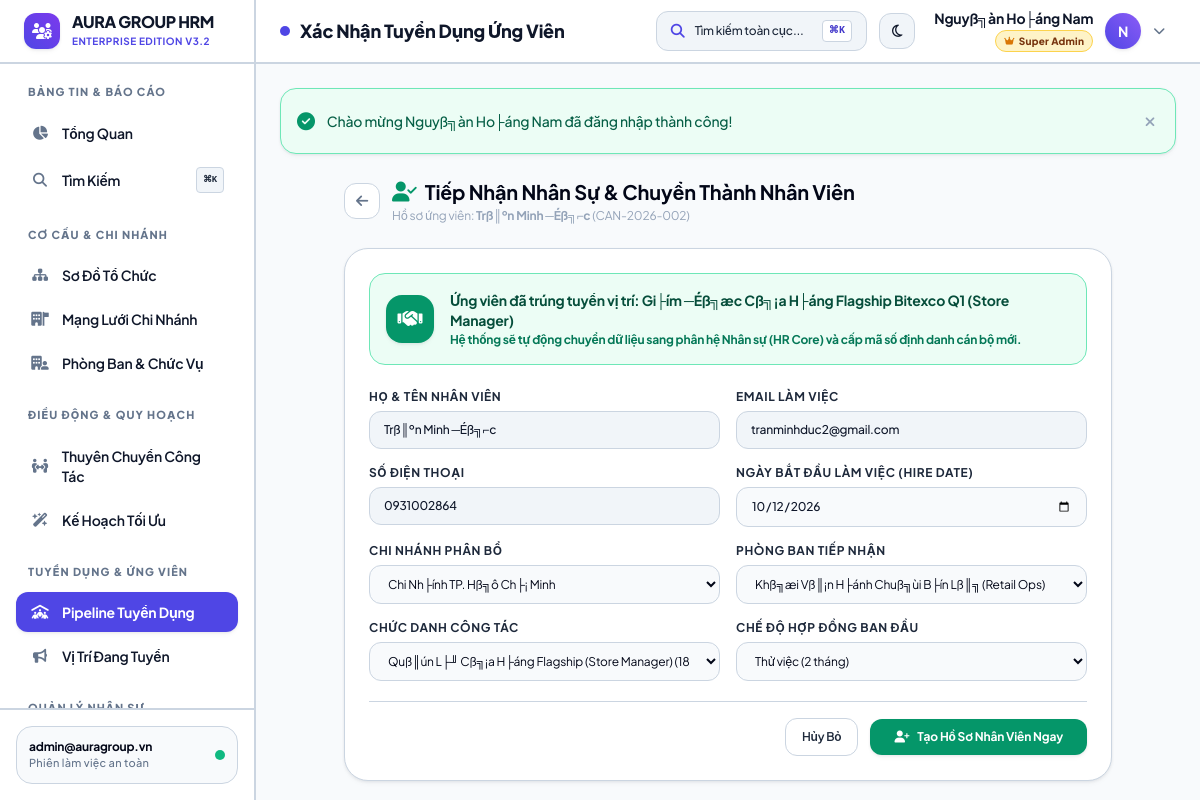
Screenshot of /modules/recruitment/hire.php?id=2 (signed in) with the database file from the repository.
### tables this page shows
CREATE TABLE `candidates` (
  `id` int(11) NOT NULL AUTO_INCREMENT,
  `candidate_code` varchar(50) NOT NULL COMMENT 'M├ú hß╗ô s╞í: UV-YYYY-XXX',
  `job_position_id` int(11) NOT NULL COMMENT 'Vß╗ï tr├¡ ß╗⌐ng tuyß╗ân',
  `fullname` varchar(100) NOT NULL COMMENT 'Hß╗ì v├á t├¬n ß╗⌐ng vi├¬n',
  `email` varchar(100) NOT NULL COMMENT 'Email li├¬n hß╗ç',
  `phone` varchar(20) NOT NULL COMMENT 'Sß╗æ ─æiß╗çn thoß║íi',
  `gender` enum('Nam','Nu','Khac') DEFAULT 'Nam',
  `birth_date` date DEFAULT NULL COMMENT 'Ng├áy sinh',
  `education` varchar(255) DEFAULT NULL COMMENT 'Tr├¼nh ─æß╗Ö hß╗ìc vß║Ñn & chuy├¬n ng├ánh',
  `experience_years` int(11) DEFAULT 0 COMMENT 'Sß╗æ n─âm kinh nghiß╗çm',
  `cv_file` varchar(255) DEFAULT NULL COMMENT 'Tß╗çp CV scan ─æ├¡nh k├¿m',
  `cover_letter` text DEFAULT NULL COMMENT 'Th╞░ xin viß╗çc / ghi ch├║ ß╗⌐ng vi├¬n',
  `source` enum('website','referral','headhunt','job_board','social','other') DEFAULT 'website' COMMENT 'Nguß╗ôn tuyß╗ân dß╗Ñng',
  `stage` enum('applied','screening','interview','offer','hired','rejected') DEFAULT 'applied' COMMENT 'Giai ─æoß║ín trong Pipeline',
  `rating` tinyint(4) DEFAULT 3 COMMENT '─É├ính gi├í n─âng lß╗▒c tß╗½ 1 ─æß║┐n 5 sao',
  `interview_date` datetime DEFAULT NULL COMMENT 'Lß╗ïch hß║╣n phß╗Ång vß║Ñn',
  `interview_notes` text DEFAULT NULL COMMENT 'Bi├¬n bß║ún & nhß║¡n x├⌐t phß╗Ång vß║Ñn',
  `hired_employee_id` int(11) DEFAULT NULL COMMENT 'ID nh├ón vi├¬n khi ─æ├ú chuyß╗ân ─æß╗òi',
  `created_at` timestamp NOT NULL DEFAULT current_timestamp(),
  PRIMARY KEY (`id`),
  UNIQUE KEY `candidate_code` (`candidate_code`),
  KEY `job_position_id` (`job_position_id`),
  KEY `hired_employee_id` (`hired_employee_id`),
  CONSTRAINT `candidates_ibfk_1` FOREIGN KEY (`job_position_id`) REFERENCES `job_positions` (`id`) ON DELETE CASCADE,
  CONSTRAINT `candidates_ibfk_2` FOREIGN KEY (`hired_employee_id`) REFERENCES `employees` (`id`) ON DELETE SET NULL
);

CREATE TABLE `job_positions` (
  `id` int(11) NOT NULL AUTO_INCREMENT,
  `job_code` varchar(50) NOT NULL COMMENT 'M├ú tin: TD-YYYY-XXX',
  `title` varchar(255) NOT NULL COMMENT 'Ti├¬u ─æß╗ü vß╗ï tr├¡ tuyß╗ân dß╗Ñng',
  `department_id` int(11) DEFAULT NULL COMMENT 'Ph├▓ng ban tiß║┐p nhß║¡n',
  `branch_id` int(11) DEFAULT NULL COMMENT 'Chi nh├ính l├ám viß╗çc',
  `position_id` int(11) DEFAULT NULL COMMENT 'Chß╗⌐c danh ─æß╗ïnh ngß║ích',
  `quantity` int(11) DEFAULT 1 COMMENT 'Chß╗ë ti├¬u tuyß╗ân dß╗Ñng',
  `salary_range_min` decimal(15,2) DEFAULT 0.00 COMMENT 'L╞░╞íng tß╗æi thiß╗âu (VN─É)',
  `salary_range_max` decimal(15,2) DEFAULT 0.00 COMMENT 'L╞░╞íng tß╗æi ─æa (VN─É)',
  `requirements` text DEFAULT NULL COMMENT 'Y├¬u cß║ºu n─âng lß╗▒c & kinh nghiß╗çm',
  `description` text DEFAULT NULL COMMENT 'M├┤ tß║ú nhiß╗çm vß╗Ñ c├┤ng viß╗çc',
  `deadline` date DEFAULT NULL COMMENT 'Hß║ín nß╗Öp hß╗ô s╞í',
  `status` enum('open','closed','paused','filled') DEFAULT 'open' COMMENT 'Trß║íng th├íi tin tuyß╗ân',
  `created_by` int(11) DEFAULT NULL COMMENT 'Ng╞░ß╗¥i tß║ío tin',
  `created_at` timestamp NOT NULL DEFAULT current_timestamp(),
  PRIMARY KEY (`id`),
  UNIQUE KEY `job_code` (`job_code`),
  KEY `department_id` (`department_id`),
  KEY `branch_id` (`branch_id`),
  KEY `position_id` (`position_id`),
  KEY `created_by` (`created_by`),
  CONSTRAINT `job_positions_ibfk_1` FOREIGN KEY (`department_id`) REFERENCES `departments` (`id`) ON DELETE SET NULL,
  CONSTRAINT `job_positions_ibfk_2` FOREIGN KEY (`branch_id`) REFERENCES `branches` (`id`) ON DELETE SET NULL,
  CONSTRAINT `job_positions_ibfk_3` FOREIGN KEY (`position_id`) REFERENCES `positions` (`id`) ON DELETE SET NULL,
  CONSTRAINT `job_positions_ibfk_4` FOREIGN KEY (`created_by`) REFERENCES `users` (`id`) ON DELETE SET NULL
);

CREATE TABLE `branches` (
  `id` int(11) NOT NULL AUTO_INCREMENT,
  `code` varchar(20) NOT NULL,
  `name` varchar(150) NOT NULL,
  `address` varchar(255) DEFAULT NULL,
  `phone` varchar(20) DEFAULT NULL,
  `email` varchar(100) DEFAULT NULL,
  `manager_id` int(11) DEFAULT NULL,
  `target_headcount` int(11) DEFAULT 50 COMMENT '─Éß╗ïnh bi├¬n nh├ón sß╗▒ mß╗Ñc ti├¬u',
  `is_headquarter` tinyint(1) DEFAULT 0 COMMENT '1: Trß╗Ñ sß╗ƒ ch├¡nh, 0: Chi nh├ính',
  `status` enum('active','inactive') DEFAULT 'active',
  `notes` text DEFAULT NULL,
  `created_at` timestamp NOT NULL DEFAULT current_timestamp(),
  PRIMARY KEY (`id`),
  UNIQUE KEY `code` (`code`)
);

CREATE TABLE `departments` (
  `id` int(11) NOT NULL AUTO_INCREMENT,
  `name` varchar(100) NOT NULL,
  `code` varchar(20) NOT NULL,
  `description` text DEFAULT NULL,
  `target_headcount` int(11) DEFAULT 10 COMMENT '─Éß╗ïnh bi├¬n nh├ón sß╗▒ ph├▓ng ban',
  `branch_id` int(11) DEFAULT 1,
  `parent_id` int(11) DEFAULT NULL,
  `manager_id` int(11) DEFAULT NULL,
  `created_at` timestamp NOT NULL DEFAULT current_timestamp(),
  PRIMARY KEY (`id`),
  UNIQUE KEY `code` (`code`)
);

CREATE TABLE `positions` (
  `id` int(11) NOT NULL AUTO_INCREMENT,
  `name` varchar(100) NOT NULL,
  `base_salary` decimal(15,2) DEFAULT 0.00,
  `created_at` timestamp NOT NULL DEFAULT current_timestamp(),
  PRIMARY KEY (`id`)
);

### modules/recruitment/hire.php (the view, shortened to what this page needs)
<?php
require_once __DIR__ . '/../../core/auth.php';
$candidate_id = (int)($_POST['candidate_id'] ?? ($_GET['id'] ?? 0));
$stmt = $pdo->prepare("
    SELECT c.*,
           j.title AS job_title, j.department_id, j.branch_id, j.position_id, j.salary_range_min
    FROM candidates c
    JOIN job_positions j ON c.job_position_id = j.id
    WHERE c.id = ?
");
$stmt->execute([$candidate_id]);
$candidate = $stmt->fetch();
$branches = $pdo->query("SELECT id, name, is_headquarter FROM branches ORDER BY is_headquarter DESC, name ASC")->fetchAll();
$departments = $pdo->query("SELECT id, name FROM departments ORDER BY name ASC")->fetchAll();
$positions = $pdo->query("SELECT id, name, base_salary FROM positions ORDER BY base_salary DESC")->fetchAll();
require_once __DIR__ . '/../../includes/header.php';
?>
<div class="max-w-3xl mx-auto space-y-6">
    <div class="flex items-center justify-between">
        <div class="flex items-center gap-3">
            <a href="candidate_view.php?id=<?= $candidate['id'] ?>" class="w-9 h-9 rounded-xl bg-white dark:bg-slate-800 border border-slate-200 dark:border-slate-700 text-slate-500 hover:text-slate-800 dark:hover:text-white flex items-center justify-center transition shadow-xs">
                <i class="fa-solid fa-arrow-left text-sm"></i>
            </a>
            <div>
                <h2 class="text-xl font-bold text-slate-800 dark:text-white flex items-center gap-2">
                    <i class="fa-solid fa-user-check text-emerald-600"></i>
                    <span>Tiếp Nhận Nhân Sự & Chuyển Thành Nhân Viên</span>
                </h2>
                <p class="text-xs text-slate-400 mt-0.5">Hồ sơ ứng viên: <strong><?= e($candidate['fullname']) ?></strong> (<?= e($candidate['candidate_code']) ?>)</p>
            </div>
        </div>
    </div>
    <div class="bg-white dark:bg-slate-800 rounded-3xl border border-slate-200/80 dark:border-slate-700/80 shadow-sm p-6 space-y-6">
        <div class="flex items-center gap-4 p-4 rounded-2xl bg-emerald-50 dark:bg-emerald-950/40 border border-emerald-200/80 dark:border-emerald-800/80">
            <div class="w-12 h-12 rounded-2xl bg-emerald-600 text-white flex items-center justify-center text-xl shadow-sm flex-shrink-0">
                <i class="fa-solid fa-handshake"></i>
            </div>
            <div>
                <h3 class="text-sm font-bold text-emerald-900 dark:text-emerald-200">
                    Ứng viên đã trúng tuyển vị trí: <?= e($candidate['job_title']) ?>
                </h3>
                <p class="text-xs text-emerald-700 dark:text-emerald-400 mt-0.5">
                    Hệ thống sẽ tự động chuyển dữ liệu sang phân hệ Nhân sự (HR Core) và cấp mã số định danh cán bộ mới.
                </p>
            </div>
        </div>
        <form method="POST" class="space-y-5">
            <div class="grid grid-cols-1 sm:grid-cols-2 gap-4 text-xs">
                <div>
                    <label class="block font-bold text-slate-600 dark:text-slate-300 uppercase tracking-wider mb-1.5">Họ & Tên Nhân Viên</label>
                    <input type="text" disabled value="<?= e($candidate['fullname']) ?>" class="w-full px-3.5 py-2.5 rounded-xl border border-slate-200 dark:border-slate-700 bg-slate-100 dark:bg-slate-900 text-slate-700 dark:text-slate-300 font-semibold cursor-not-allowed">
                </div>
                <div>
                    <label class="block font-bold text-slate-600 dark:text-slate-300 uppercase tracking-wider mb-1.5">Email Làm Việc</label>
                    <input type="text" disabled value="<?= e($candidate['email']) ?>" class="w-full px-3.5 py-2.5 rounded-xl border border-slate-200 dark:border-slate-700 bg-slate-100 dark:bg-slate-900 text-slate-700 dark:text-slate-300 font-semibold cursor-not-allowed">
                </div>
                <div>
                    <label class="block font-bold text-slate-600 dark:text-slate-300 uppercase tracking-wider mb-1.5">Số Điện Thoại</label>
                    <input type="text" disabled value="<?= e($candidate['phone']) ?>" class="w-full px-3.5 py-2.5 rounded-xl border border-slate-200 dark:border-slate-700 bg-slate-100 dark:bg-slate-900 text-slate-700 dark:text-slate-300 font-semibold cursor-not-allowed">
                </div>
                <div>
                    <label class="block font-bold text-slate-600 dark:text-slate-300 uppercase tracking-wider mb-1.5">Ngày Bắt Đầu Làm Việc (Hire Date)</label>
                    <input type="date" name="hire_date" required value="<?= date('Y-m-d') ?>" class="w-full px-3.5 py-2.5 rounded-xl border border-slate-200 dark:border-slate-700 bg-slate-50 dark:bg-slate-900 text-slate-800 dark:text-slate-100 font-semibold focus:outline-none focus:ring-2 focus:ring-emerald-500/20">
                </div>
                <div>
                    <label class="block font-bold text-slate-600 dark:text-slate-300 uppercase tracking-wider mb-1.5">Chi Nhánh Phân Bổ</label>
                    <select name="branch_id" class="w-full px-3.5 py-2.5 rounded-xl border border-slate-200 dark:border-slate-700 bg-slate-50 dark:bg-slate-900 text-slate-800 dark:text-slate-100 focus:outline-none focus:ring-2 focus:ring-emerald-500/20">
                        <?php foreach ($branches as $br): ?>
                            <option value="<?= $br['id'] ?>" <?= ($candidate['branch_id'] == $br['id']) ? 'selected' : '' ?>><?= e($br['name']) ?></option>
                        <?php endforeach; ?>
                    </select>
                </div>
                <div>
                    <label class="block font-bold text-slate-600 dark:text-slate-300 uppercase tracking-wider mb-1.5">Phòng Ban Tiếp Nhận</label>
                    <select name="department_id" class="w-full px-3.5 py-2.5 rounded-xl border border-slate-200 dark:border-slate-700 bg-slate-50 dark:bg-slate-900 text-slate-800 dark:text-slate-100 focus:outline-none focus:ring-2 focus:ring-emerald-500/20">
                        <?php foreach ($departments as $dp): ?>
                            <option value="<?= $dp['id'] ?>" <?= ($candidate['department_id'] == $dp['id']) ? 'selected' : '' ?>><?= e($dp['name']) ?></option>
                        <?php endforeach; ?>
                    </select>
                </div>
                <div>
                    <label class="block font-bold text-slate-600 dark:text-slate-300 uppercase tracking-wider mb-1.5">Chức Danh Công Tác</label>
                    <select name="position_id" class="w-full px-3.5 py-2.5 rounded-xl border border-slate-200 dark:border-slate-700 bg-slate-50 dark:bg-slate-900 text-slate-800 dark:text-slate-100 focus:outline-none focus:ring-2 focus:ring-emerald-500/20">
                        <?php foreach ($positions as $ps): ?>
                            <option value="<?= $ps['id'] ?>" <?= ($candidate['position_id'] == $ps['id']) ? 'selected' : '' ?>><?= e($ps['name']) ?> (<?= format_money($ps['base_salary']) ?>)</option>
                        <?php endforeach; ?>
                    </select>
                </div>
                <div>
                    <label class="block font-bold text-slate-600 dark:text-slate-300 uppercase tracking-wider mb-1.5">Chế Độ Hợp Đồng Ban Đầu</label>
                    <select name="employment_status" class="w-full px-3.5 py-2.5 rounded-xl border border-slate-200 dark:border-slate-700 bg-slate-50 dark:bg-slate-900 text-slate-800 dark:text-slate-100 focus:outline-none focus:ring-2 focus:ring-emerald-500/20">
                        <option value="probation" selected>Thử việc (2 tháng)</option>
                    </select>
                </div>
            </div>
            <div class="flex items-center justify-end gap-3 pt-4 border-t border-slate-100 dark:border-slate-700/60">
                <a href="candidate_view.php?id=<?= $candidate['id'] ?>" class="px-4 py-2.5 rounded-xl border border-slate-200 dark:border-slate-700 text-slate-600 dark:text-slate-300 text-xs font-semibold hover:bg-slate-100 dark:hover:bg-slate-700 transition">
                    Hủy Bỏ
                </a>
                <button type="submit" class="px-6 py-2.5 rounded-xl bg-emerald-600 hover:bg-emerald-700 active:bg-emerald-800 text-white text-xs font-bold transition flex items-center gap-2 shadow-md shadow-emerald-200 dark:shadow-none">
                    <i class="fa-solid fa-user-plus"></i>
                    <span>Tạo Hồ Sơ Nhân Viên Ngay</span>
                </button>
            </div>
        </form>
    </div>
</div>
<?php require_once __DIR__ . '/../../includes/footer.php'; ?>

### assets/css/app.css (style rules this page uses)
:root { --font-sans: 'Plus Jakarta Sans', 'Inter', -apple-system, BlinkMacSystemFont, 'Segoe UI', Roboto, sans-serif; --font-mono: 'JetBrains Mono', ui-monospace, SFMono-Regular, Menlo, Monaco, Consolas, monospace; --primary: #4338ca; --primary-hover: #3730a3; --primary-light: #e0e7ff; --primary-ring: rgba(79, 70, 229, 0.35); --bg-page: #f1f5f9; --bg-surface: #ffffff; --bg-surface-elevated: #ffffff; --border-color: #cbd5e1; --border-subtle: #e2e8f0; --text-main: #0f172a; --text-secondary: #334155; --text-muted: #475569; --text-disabled: #64748b; --status-success-bg: #ecfdf5; --status-success-text: #065f46; --status-success-border: #6ee7b7; --status-warning-bg: #fffbeb; --status-warning-text: #92400e; --status-warning-border: #fcd34d; --status-danger-bg: #fff1f2; --status-danger-text: #9f1239; --status-danger-border: #fda4af; --status-info-bg: #eff6ff; --status-info-text: #1e40af; --status-info-border: #93c5fd; }
body { font-family: var(--font-sans); letter-spacing: -0.012em; background-color: var(--bg-page); color: var(--text-secondary); }
.bg-white { border-color: var(--border-color); }
.shadow-sm, .shadow-md, .shadow-lg { box-shadow: 0 1px 3px 0 rgba(15, 23, 42, 0.08), 0 4px 6px -2px rgba(15, 23, 42, 0.04) !important; }
.border-slate-50, .border-slate-100, .border-slate-200, .border-slate-200\/80 { border-color: #cbd5e1 !important; }
.text-slate-600 { color: #1e293b !important; }
.text-slate-700 { color: #0f172a !important; }
.text-slate-800 { color: #020617 !important; }
::placeholder { color: #64748b !important; opacity: 1 !important; }
.bg-emerald-50, .badge-success, .badge-official { background-color: var(--status-success-bg) !important; color: var(--status-success-text) !important; border: 1.5px solid var(--status-success-border) !important; font-weight: 700 !important; }
input[type="text"], input[type="search"], input[type="password"], input[type="email"], input[type="number"], input[type="date"], input[type="time"], select, textarea { border-color: #cbd5e1 !important; color: #0f172a !important; font-weight: 500; transition: all 0.15s ease-in-out; }

### rows the page displays
candidates: fullname "Trß║ºn Minh ─Éß╗⌐c", candidate_code "CAN-2026-002", job_position.title "Gi├ím ─Éß╗æc Cß╗¡a H├áng Flagship Bitexco Q1 (Store Manager)", email "tranminhduc2@gmail.com", phone "0931002864"
job_positions: branch_id "Chi Nh├ính TP. Hß╗ô Ch├¡ Minh", department_id "Khß╗æi Vß║¡n H├ánh Chuß╗ùi B├ín Lß║╗ (Retail Ops)", position_id "Quß║ún L├╜ Cß╗¡a H├áng Flagship (Store Manager) (18.000.000 ₫)"

### other values shown
$_SESSION['user']['username'] "admin@auragroup.vn"
$page_title "Xác Nhận Tuyển Dụng Ứng Viên"
$user['fullname'] "Nguyß╗àn Ho├áng Nam"
$first_letter "N"
$flash['message'] "Chào mừng Nguyß╗àn Ho├áng Nam đã đăng nhập thành công!"
